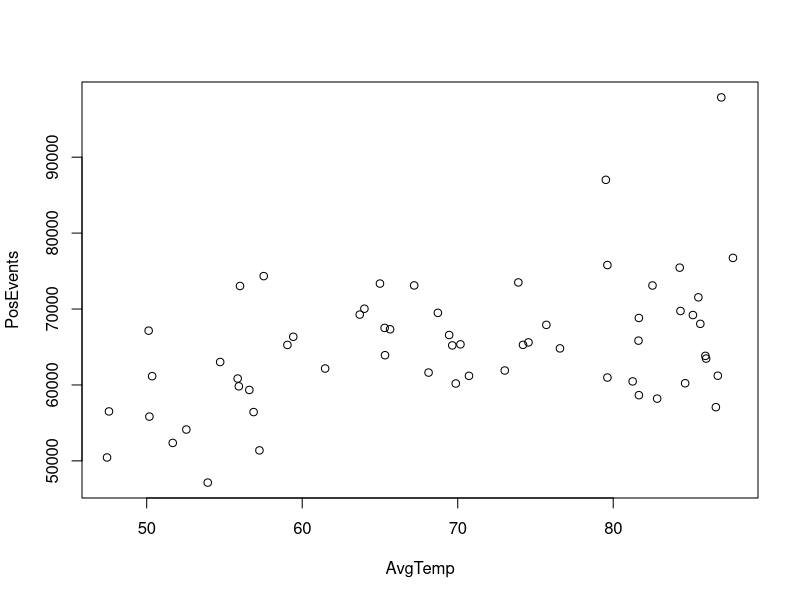
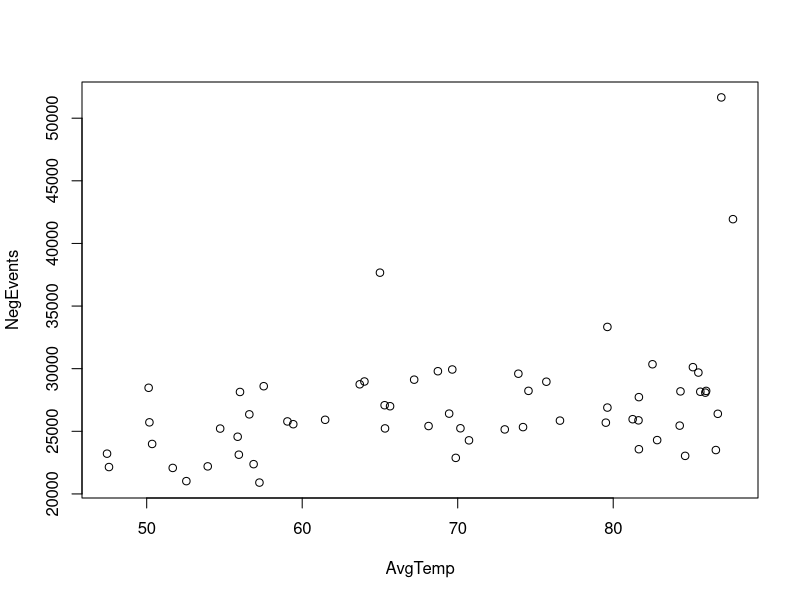
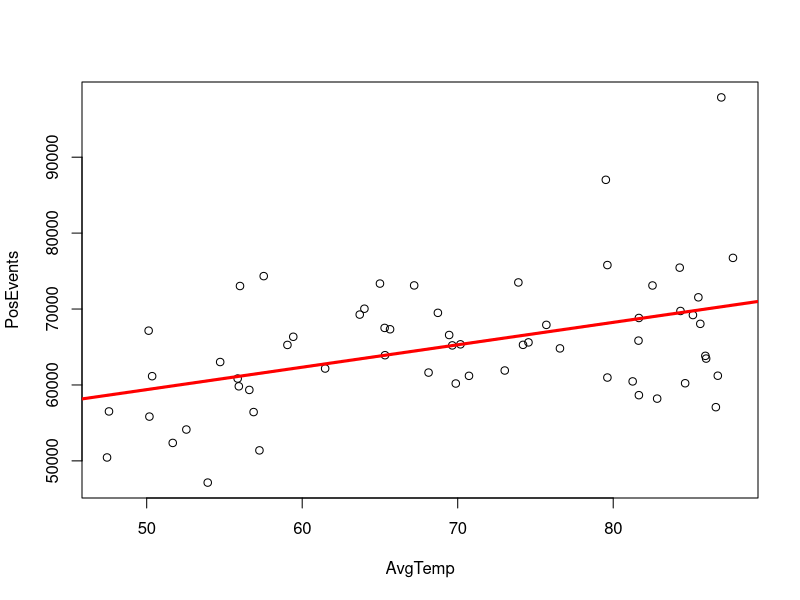
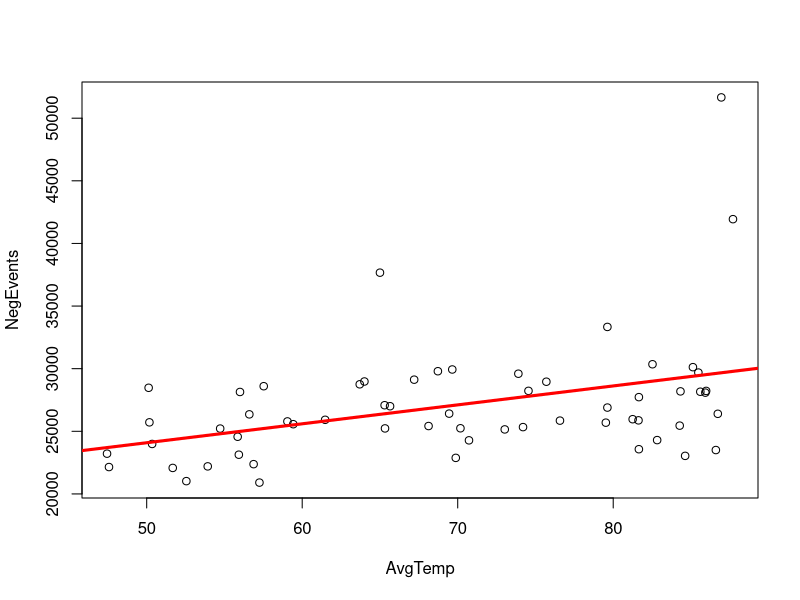

R code for these plots, in order:
## ---- chunk 1
library(tidyverse)
library(dplyr)

gdelt = read.csv('Gdelt_data.csv')
attach(gdelt)
gdelt["PosEvents"] <- Verbal.Cooperation+Material.Cooperation
gdelt["NegEvents"] <- Verbal.Conflict+Material.Conflict

weather = read.csv('Weather_data.csv')
w_sum = weather %>% group_by(Year, Month) %>% summarise(AvgTemp=mean(Avg.Temperature)) 
#dfw = weather %>% filter(City=='DFW')

ds = gdelt |> left_join(w_sum, join_by(Year,Month))

attach(ds)
plot(AvgTemp,PosEvents)
plot(AvgTemp,NegEvents)

## ---- chunk 2

lm.fit=lm(PosEvents~AvgTemp,data=ds)
lm.fit
summary(lm.fit)
confint(lm.fit)

plot(PosEvents~AvgTemp, data=ds)
abline(lm.fit,lwd=3,col="red")
## ---- chunk 3

lm.fit=lm(NegEvents~AvgTemp,data=ds)
lm.fit
summary(lm.fit)
confint(lm.fit)

plot(NegEvents~AvgTemp, data=ds)
abline(lm.fit,lwd=3,col="red")
